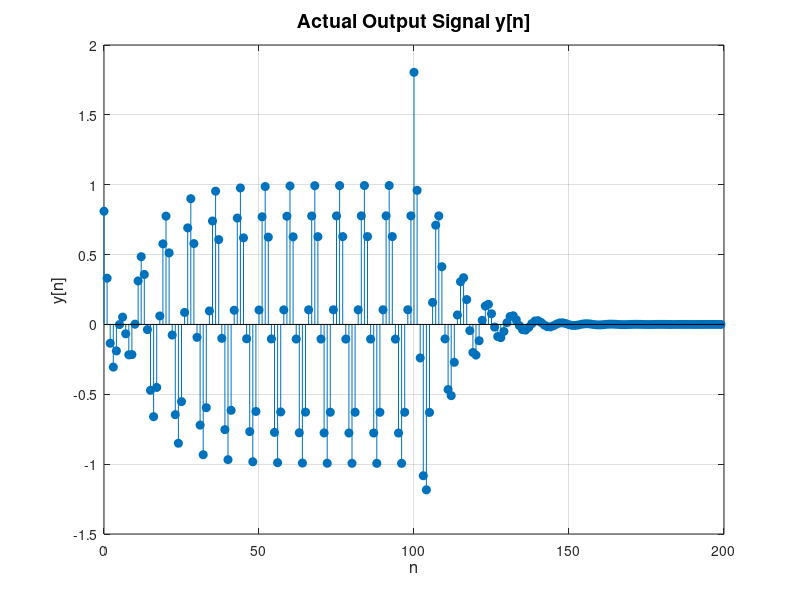

Reproduce this figure in MATLAB.
omega0 = pi/4;
n = 0:199;

s = [ones(1, 100), zeros(1, 100)];
x = s .* cos(omega0 * n);

y = zeros(1, length(n) + 2);
x = [0, 0, x];

for i = 3:length(y)
    y(i) = 1.8 * cos(omega0) * y(i - 1) - 0.81 * y(i - 2) + 0.81 * x(i) - 1.8 * cos(omega0) * x(i - 1) + x(i - 2);
end

y = y(3:end);

figure;
stem(n, y, 'filled');
xlabel('n', 'FontSize', 12);
ylabel('y[n]', 'FontSize', 12);
title('Actual Output Signal y[n]', 'FontSize', 14);
grid on;
